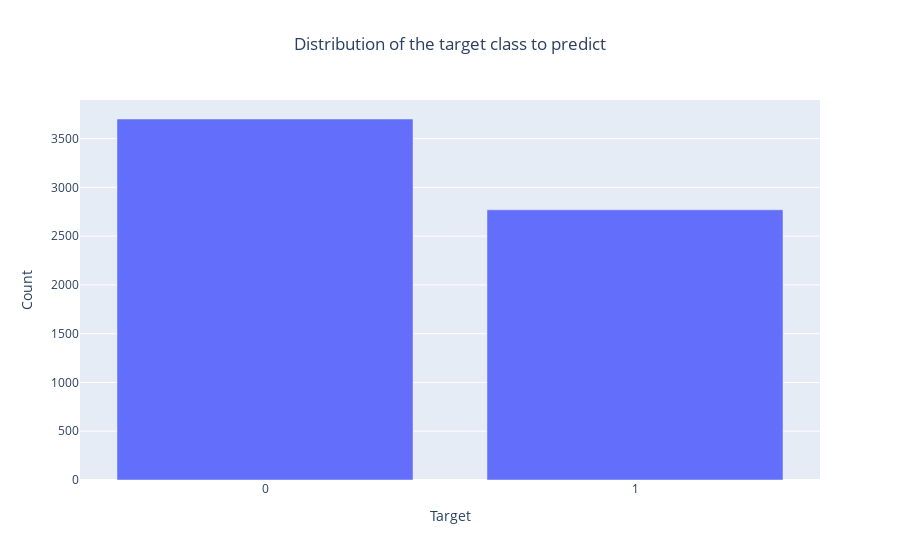

Notebook code for this chart:
### Markdown cell above
## Target class distribution

### Code cell
target_class = train.target.value_counts().reset_index().rename(columns={'index':'target', 'target':'count'})

fig = go.Figure(go.Bar(
    x= target_class['target'], 
    y= target_class['count']))

fig.update_layout(title_text='Distribution of the target class to predict',
                  xaxis_title="Target", 
                  yaxis_title="Count", 
                  title_x=0.5,
                  xaxis=dict(type='category'))
fig.show()

### Figure 1 — Plotly figure (JSON) as saved in the notebook; plotly's stock layout.template omitted (floating-point values rounded to 4 significant figures)
{"data": [{"type": "bar", "x": [0, 1], "y": [3701, 2770]}], "layout": {"title": {"text": "Distribution of the target class to predict", "x": 0.5}, "xaxis": {"title": {"text": "Target"}, "type": "category"}, "yaxis": {"title": {"text": "Count"}}}}
